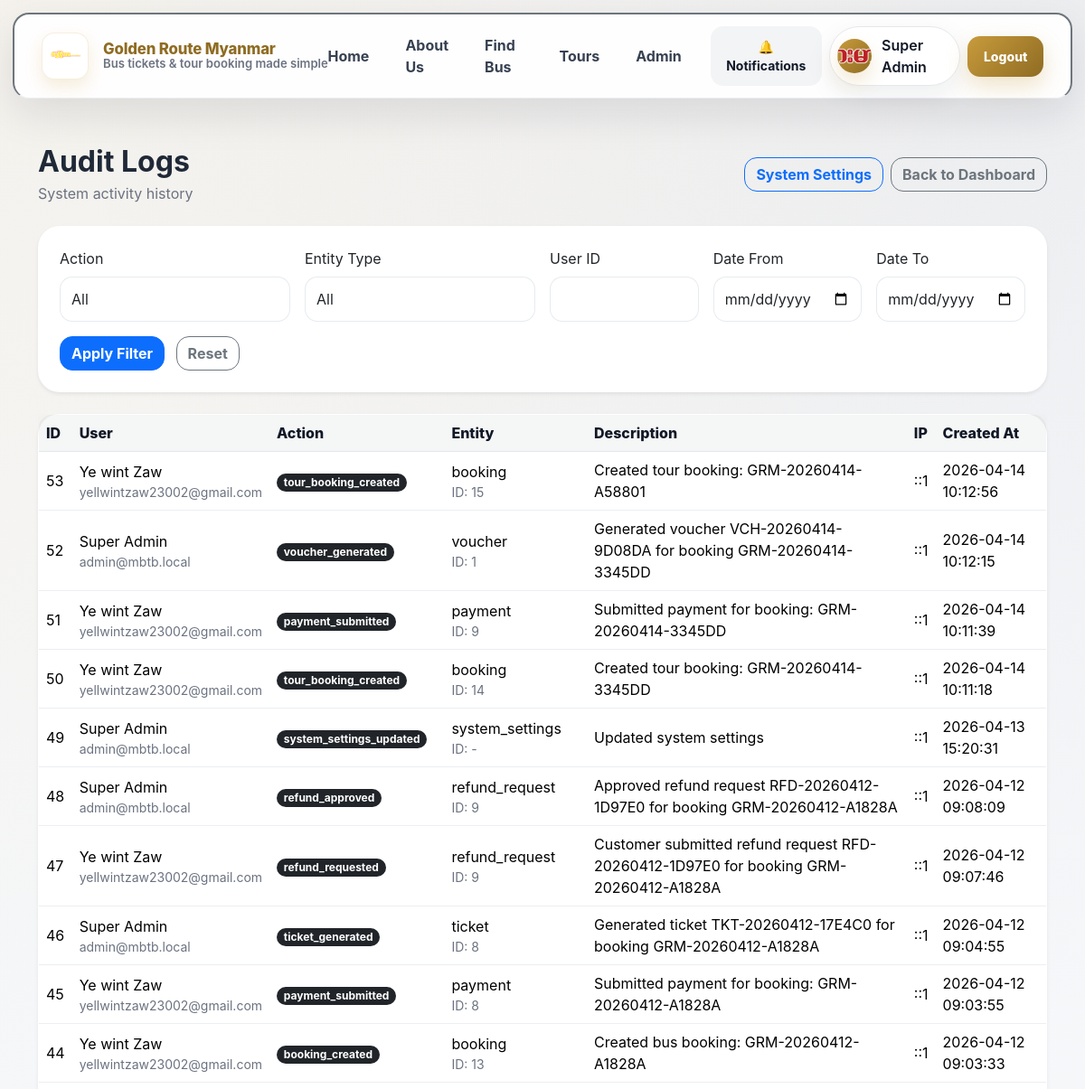
Page /admin/audit_logs.php (signed in, upper part) on the earlier database version.
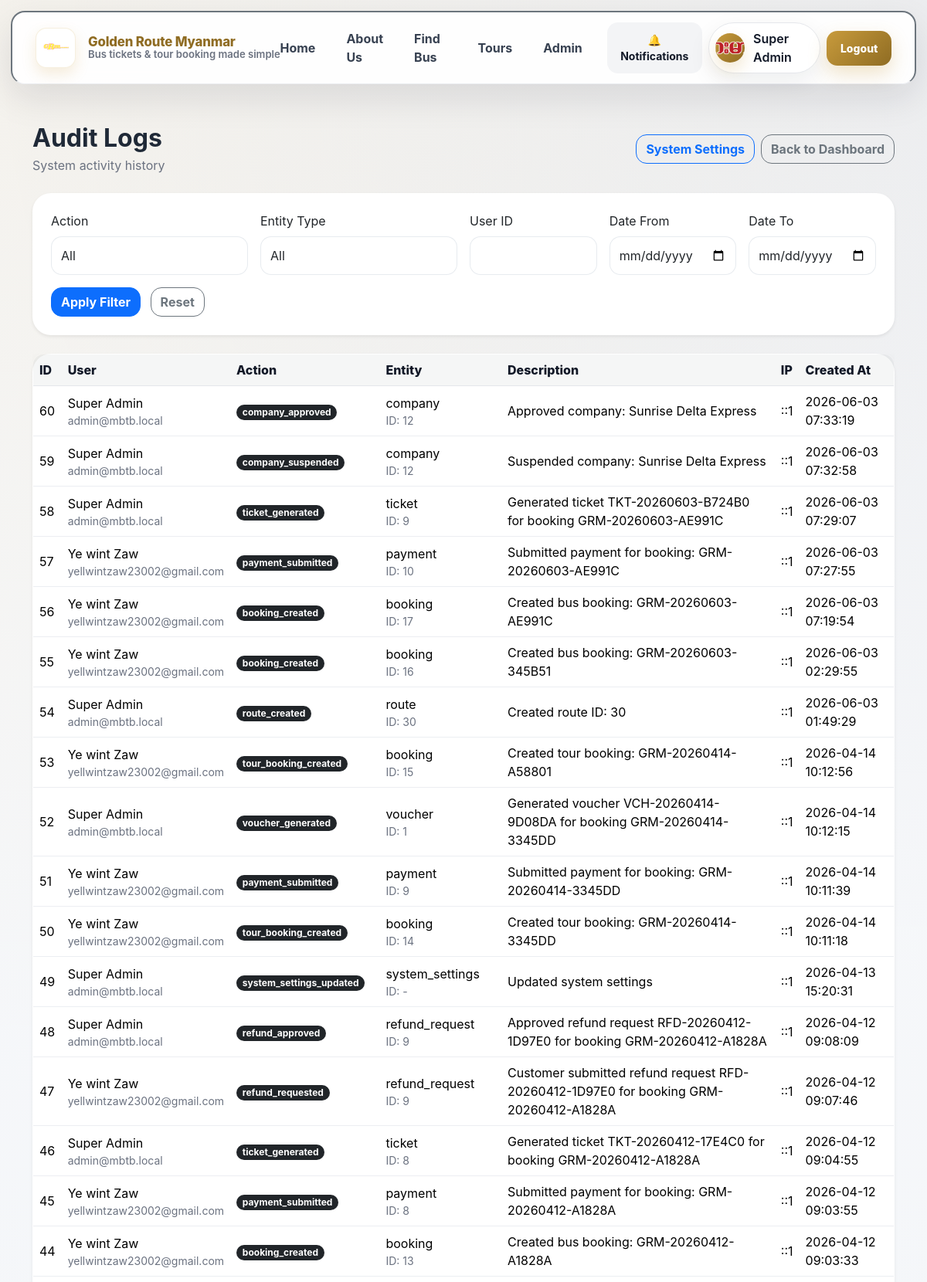
Same page on the later database version.
### tables this page shows
CREATE TABLE `audit_logs` (
  `id` bigint(20) UNSIGNED NOT NULL,
  `user_id` bigint(20) UNSIGNED DEFAULT NULL,
  `action` varchar(100) NOT NULL,
  `entity_type` varchar(100) NOT NULL,
  `entity_id` bigint(20) UNSIGNED DEFAULT NULL,
  `description` text DEFAULT NULL,
  `ip_address` varchar(45) DEFAULT NULL,
  `created_at` timestamp NOT NULL DEFAULT current_timestamp()
);

CREATE TABLE `users` (
  `id` bigint(20) UNSIGNED NOT NULL,
  `name` varchar(120) NOT NULL,
  `email` varchar(150) NOT NULL,
  `phone` varchar(30) DEFAULT NULL,
  `profile_image` varchar(255) DEFAULT NULL,
  `password` varchar(255) NOT NULL,
  `role` enum('super_admin','bus_admin','tour_admin','customer') NOT NULL DEFAULT 'customer',
  `status` enum('active','inactive','suspended') NOT NULL DEFAULT 'active',
  `email_verified_at` datetime DEFAULT NULL,
  `last_login_at` datetime DEFAULT NULL,
  `remember_token` varchar(100) DEFAULT NULL,
  `created_at` timestamp NOT NULL DEFAULT current_timestamp(),
  `updated_at` timestamp NOT NULL DEFAULT current_timestamp() ON UPDATE current_timestamp()
);

### includes/system_setting_helper.php (called while the page is built, shortened)
<?php
function system_settings_table_exists(mysqli $conn): bool
{
    $sql = "
        SELECT COUNT(*) AS total
        FROM information_schema.TABLES
        WHERE TABLE_SCHEMA = DATABASE()
          AND TABLE_NAME = 'system_settings'
        LIMIT 1
    ";
    $result = $conn->query($sql);
    $row = $result->fetch_assoc();
    return ((int)($row['total'] ?? 0)) > 0;
}
function system_audit_logs_table_exists(mysqli $conn): bool
{
    $sql = "
        SELECT COUNT(*) AS total
        FROM information_schema.TABLES
        WHERE TABLE_SCHEMA = DATABASE()
          AND TABLE_NAME = 'audit_logs'
        LIMIT 1
    ";
    $result = $conn->query($sql);
    $row = $result->fetch_assoc();
    return ((int)($row['total'] ?? 0)) > 0;
}
function fetch_all_system_settings(mysqli $conn): array
{
    if (!system_settings_table_exists($conn)) {
        return [];
    }
    $sql = "SELECT * FROM system_settings ORDER BY setting_key ASC";
    $result = $conn->query($sql);
    $rows = [];
    if ($result) {
        while ($row = $result->fetch_assoc()) {
            $rows[] = $row;
        }
    }
    return $rows;
}
function fetch_system_settings_map(mysqli $conn): array
{
    $rows = fetch_all_system_settings($conn);
    $map = [];
    foreach ($rows as $row) {
        $key = $row['setting_key'];
        $type = $row['value_type'];
        $value = $row['setting_value'];
        switch ($type) {
            case 'bool':
                $map[$key] = in_array((string)$value, ['1', 'true', 'yes', 'on'], true);
                break;
            default:
                $map[$key] = $value;
                break;
        }
    }
    return $map;
}
function system_setting_runtime_map(bool $forceRefresh = false): array
{
    static $cache = null;
    if ($cache !== null && !$forceRefresh) {
        return $cache;
    }
    try {
        $conn = getDBConnection();
        $cache = fetch_system_settings_map($conn);
    } catch (Throwable $e) {
        $cache = [];
    }
    return is_array($cache) ? $cache : [];
}
function system_setting_runtime_get(string $key, $default = null)
{
    $settings = system_setting_runtime_map();
    return array_key_exists($key, $settings) ? $settings[$key] : $default;
}
    ?>
    <?php
function fetch_audit_logs_with_filters(mysqli $conn, array $filters = []): array
{
    if (!system_audit_logs_table_exists($conn)) {
        return [];
    }
    $sql = "
        SELECT
            al.*,
            u.name AS user_name,
            u.email AS user_email
        FROM audit_logs al
        LEFT JOIN users u ON u.id = al.user_id
        WHERE 1 = 1
    ";
    $sql .= " ORDER BY al.id DESC LIMIT 300 ";
    $stmt = $conn->prepare($sql);
    $stmt->execute();
    $result = $stmt->get_result();
    $rows = [];
    while ($row = $result->fetch_assoc()) {
        $rows[] = $row;
    }
    return $rows;
}

### includes/auth.php (called while the page is built, shortened)
<?php
function e($value)
{
    return htmlspecialchars((string)$value, ENT_QUOTES, 'UTF-8');
}
function is_logged_in()
{
    return isset($_SESSION['user']['id']);
}
function current_user()
{
    return $_SESSION['user'] ?? null;
}
function current_user_role()
{
    return $_SESSION['user']['role'] ?? null;
}

### includes/profile_helper.php (called while the page is built, shortened)
<?php
require_once __DIR__ . '/auth.php';
function profile_public_path(?string $path): string
{
    $path = trim((string)$path);
    return BASE_URL . ltrim($path, '/');
}

### admin/audit_logs.php (the view, shortened to what this page needs)
<?php
require_once __DIR__ . '/../includes/system_setting_helper.php';
$conn = getDBConnection();
$action = trim($_GET['action'] ?? '');
$entityType = trim($_GET['entity_type'] ?? '');
$userId = trim($_GET['user_id'] ?? '');
$dateFrom = trim($_GET['date_from'] ?? '');
$dateTo = trim($_GET['date_to'] ?? '');
$logs = fetch_audit_logs_with_filters($conn, [
    'action' => $action,
    'entity_type' => $entityType,
    'user_id' => $userId !== '' ? (int)$userId : null,
    'date_from' => $dateFrom,
    'date_to' => $dateTo,
]);
require_once __DIR__ . '/../includes/header.php';
?>
<div class="container py-5">
    <div class="d-flex flex-column flex-lg-row justify-content-between align-items-lg-center mb-4">
        <div>
            <h2 class="fw-bold mb-1">Audit Logs</h2>
            <p class="text-muted mb-0">System activity history</p>
        </div>
        <div class="mt-3 mt-lg-0 d-flex flex-wrap gap-2">
            <a href="<?php echo BASE_URL; ?>admin/system_settings.php" class="btn btn-outline-primary">System Settings</a>
            <a href="<?php echo BASE_URL; ?>admin/dashboard.php" class="btn btn-outline-secondary">Back to Dashboard</a>
        </div>
    </div>
    <div class="card border-0 shadow-sm rounded-4 mb-4">
        <div class="card-body p-4">
            <form method="GET" class="row g-3 align-items-end">
                <div class="col-md-3">
                    <label class="form-label">Action</label>
                    <select name="action" class="form-select">
                        <option value="">All</option>
                    </select>
                </div>
                <div class="col-md-3">
                    <label class="form-label">Entity Type</label>
                    <select name="entity_type" class="form-select">
                        <option value="">All</option>
                    </select>
                </div>
                <div class="col-md-2">
                    <label class="form-label">User ID</label>
                    <input type="number" name="user_id" class="form-control" value="<?php echo e($userId); ?>">
                </div>
                <div class="col-md-2">
                    <label class="form-label">Date From</label>
                    <input type="date" name="date_from" class="form-control" value="<?php echo e($dateFrom); ?>">
                </div>
                <div class="col-md-2">
                    <label class="form-label">Date To</label>
                    <input type="date" name="date_to" class="form-control" value="<?php echo e($dateTo); ?>">
                </div>
                <div class="col-12">
                    <button type="submit" class="btn btn-primary">Apply Filter</button>
                    <a href="<?php echo BASE_URL; ?>admin/audit_logs.php" class="btn btn-outline-secondary ms-2">Reset</a>
                </div>
            </form>
        </div>
    </div>
    <div class="card border-0 shadow-sm rounded-4">
        <div class="card-body p-0">
            <?php if (empty($logs)): ?>
                <div class="p-4">
                    <div class="alert alert-info mb-0">No audit logs found.</div>
                </div>
            <?php else: ?>
                <div class="table-responsive">
                    <table class="table table-hover align-middle mb-0">
                        <thead class="table-light">
                            <tr>
                                <th>ID</th>
                                <th>User</th>
                                <th>Action</th>
                                <th>Entity</th>
                                <th>Description</th>
                                <th>IP</th>
                                <th>Created At</th>
                            </tr>
                        </thead>
                        <tbody>
                            <?php foreach ($logs as $log): ?>
                                <tr>
                                    <td><?php echo e($log['id']); ?></td>
                                    <td>
                                        <?php if (!empty($log['user_id'])): ?>
                                            <div><?php echo e($log['user_name'] ?: 'User #' . $log['user_id']); ?></div>
                                            <div class="small text-muted"><?php echo e($log['user_email'] ?: ''); ?></div>
                                        <?php else: ?>
                                            -
                                        <?php endif; ?>
                                    </td>
                                    <td><span class="badge bg-dark"><?php echo e($log['action']); ?></span></td>
                                    <td>
                                        <div><?php echo e($log['entity_type']); ?></div>
                                        <div class="small text-muted">ID: <?php echo e($log['entity_id'] ?? '-'); ?></div>
                                    </td>
                                    <td><?php echo e($log['description'] ?: '-'); ?></td>
                                    <td><?php echo e($log['ip_address'] ?: '-'); ?></td>
                                    <td><?php echo e(date('Y-m-d H:i:s', strtotime((string)$log['created_at']))); ?></td>
                                </tr>
                            <?php endforeach; ?>
                        </tbody>
                    </table>
                </div>
            <?php endif; ?>
        </div>
    </div>
</div>
<?php require_once __DIR__ . '/../includes/footer.php'; ?>

### includes/header.php (shortened to what this page needs)
<?php
require_once __DIR__ . '/../config.php';
require_once __DIR__ . '/auth.php';
require_once __DIR__ . '/profile_helper.php';
$currentRole = current_user_role();
$currentUser = current_user();
$appTitle = (string) system_setting_runtime_get('app_name', APP_NAME);
$currentPath = basename(parse_url($_SERVER['REQUEST_URI'] ?? '', PHP_URL_PATH) ?? '');
$navIs = static function (array $pages) use ($currentPath): string {
    return in_array($currentPath, $pages, true) ? 'active-nav' : '';
};
$logoPath = BASE_URL . 'assets/images/G.png';
$profileLink = BASE_URL . 'account/profile.php';
$dashboardLabel = '';
$dashboardHref = '';
if ($currentRole === 'super_admin') {
    $dashboardLabel = 'Admin';
    $dashboardHref = BASE_URL . 'admin/dashboard.php';
} elseif ($currentRole === 'bus_admin') {
    $dashboardLabel = 'Bus Admin';
    $dashboardHref = BASE_URL . 'bus_admin/dashboard.php';
} elseif ($currentRole === 'tour_admin') {
    $dashboardLabel = 'Tour Admin';
    $dashboardHref = BASE_URL . 'tour_admin/dashboard.php';
}
$displayName = (string) ($currentUser['name'] ?? 'Account');
$trimmedName = trim($displayName);
$initial = $trimmedName !== '' ? strtoupper(substr($trimmedName, 0, 1)) : 'U';
$profileImageUrl = profile_public_path($currentUser['profile_image'] ?? '');
?>
<!DOCTYPE html>
<html lang="en">
<head>
    <link rel="stylesheet" href="<?= BASE_URL ?>assets/bootstrap/css/bootstrap.min.css">
    <link rel="stylesheet" href="<?php echo BASE_URL; ?>assets/css/style.css?v=20260414v4">
    <link rel="stylesheet" href="<?= BASE_URL ?>assets/bootstrap-icons/font/bootstrap-icons.css">
</head>
<body>
    <header class="site-header ">
        <div class="floating-nav-wrap">
            <nav class="navbar navbar-expand-lg navbar-light floating-nav border border-2 border-secondary rounded-3">
                <div class="container px-lg-3">
                    <a class="navbar-brand d-flex align-items-center gap-3 fw-bold"
                        href="<?php echo BASE_URL; ?>index.php">
                        <img src="<?php echo htmlspecialchars($logoPath, ENT_QUOTES, 'UTF-8'); ?>"
                            alt="Golden Route Myanmar Logo" class="site-logo">
                        <div class="d-flex flex-column">
                            <span class="brand-title">
                                <span
                                    class="brand-gold"><?php echo htmlspecialchars($appTitle, ENT_QUOTES, 'UTF-8'); ?></span>
                            </span>
                            <small class="brand-subtitle">Bus tickets &amp; tour booking made simple</small>
                        </div>
                    </a>
                    <div class="collapse navbar-collapse" id="mainNavbar">
                        <ul class="navbar-nav ms-auto align-items-lg-center gap-lg-2 mb-3 mb-lg-0">
                            <li class="nav-item">
                                <a class="nav-link <?php echo $navIs(['index.php', '']); ?>"
                                    href="<?php echo BASE_URL; ?>index.php">Home</a>
                            </li>
                            <li class="nav-item">
                                <a class="nav-link <?php echo $navIs(['about.php', 'about_story.php']); ?>"
                                    href="<?php echo BASE_URL; ?>about.php">About Us</a>
                            </li>
                            <li class="nav-item">
                                <a class="nav-link <?php echo $navIs(['search_bus.php']); ?>"
                                    href="<?php echo BASE_URL; ?>search_bus.php">Find Bus</a>
                            </li>
                            <li class="nav-item">
                                <a class="nav-link <?php echo $navIs(['tours.php', 'tour_package.php']); ?>"
                                    href="<?php echo BASE_URL; ?>tours.php">Tours</a>
                            </li>
                            <?php if ($dashboardLabel !== ''): ?>
                                <li class="nav-item">
                                    <a class="nav-link <?php echo $navIs(['dashboard.php']); ?>"
                                        href="<?php echo $dashboardHref; ?>">
                                        <?php echo htmlspecialchars($dashboardLabel, ENT_QUOTES, 'UTF-8'); ?>
                                    </a>
                                </li>
                            <?php endif; ?>
                        </ul>
                        <div
                            class="d-flex flex-column flex-lg-row align-items-stretch align-items-lg-center gap-2 ms-lg-3">
                            <?php if (is_logged_in()): ?>
                                <a href="<?php echo BASE_URL; ?>notifications.php" class="btn btn-nav-soft btn-sm">
                                    🔔 Notifications
                                </a>
                                <a href="<?php echo $profileLink; ?>" class="user-pill"
                                    title="<?php echo htmlspecialchars($displayName, ENT_QUOTES, 'UTF-8'); ?>">
                                    <?php if ($profileImageUrl !== ''): ?>
                                        <img src="<?php echo e($profileImageUrl); ?>" alt="<?php echo e($displayName); ?>"
                                            class="user-avatar user-avatar-img">
                                    <?php else: ?>
                                        <span
                                            class="user-avatar"><?php echo htmlspecialchars($initial, ENT_QUOTES, 'UTF-8'); ?></span>
                                    <?php endif; ?>
                                    <span class="d-none d-md-inline fw-semibold">
                                        <?php echo htmlspecialchars($displayName, ENT_QUOTES, 'UTF-8'); ?>
                                    </span>
                                </a>
                                <a href="<?php echo BASE_URL; ?>logout.php" class="btn btn-brand btn-sm">Logout</a>
                            <?php endif; ?>
                        </div>
                    </div>
                </div>
            </nav>
        </div>
    </header>

### includes/footer.php (shortened to what this page needs)
</body>
</html>

Differences in the rows shown:
added audit_logs: id "60", user.name "Super Admin", user.email "admin@mbtb.local", action "company_approved", entity_type "company", entity "12", description "Approved company: Sunrise Delta Express", ip_address "::1", created_at "2026-06-03 07:33:19"
added audit_logs: id "59", user.name "Super Admin", user.email "admin@mbtb.local", action "company_suspended", entity_type "company", entity "12", description "Suspended company: Sunrise Delta Express", ip_address "::1", created_at "2026-06-03 07:32:58"
added audit_logs: id "58", user.name "Super Admin", user.email "admin@mbtb.local", action "ticket_generated", entity_type "ticket", entity "9", description "Generated ticket TKT-20260603-B724B0 for booking GRM-20260603-AE991C", ip_address "::1", created_at "2026-06-03 07:29:07"
added audit_logs: id "57", user.name "Ye wint Zaw", user.email "yellwintzaw23002@gmail.com", action "payment_submitted", entity_type "payment", entity "10", description "Submitted payment for booking: GRM-20260603-AE991C", ip_address "::1", created_at "2026-06-03 07:27:55"
added audit_logs: id "56", user.name "Ye wint Zaw", user.email "yellwintzaw23002@gmail.com", action "booking_created", entity_type "booking", entity "17", description "Created bus booking: GRM-20260603-AE991C", ip_address "::1", created_at "2026-06-03 07:19:54"
added audit_logs: id "55", user.name "Ye wint Zaw", user.email "yellwintzaw23002@gmail.com", action "booking_created", entity_type "booking", entity "16", description "Created bus booking: GRM-20260603-345B51", ip_address "::1", created_at "2026-06-03 02:29:55"
added audit_logs: id "54", user.name "Super Admin", user.email "admin@mbtb.local", action "route_created", entity_type "route", entity "30", description "Created route ID: 30", ip_address "::1", created_at "2026-06-03 01:49:29"
